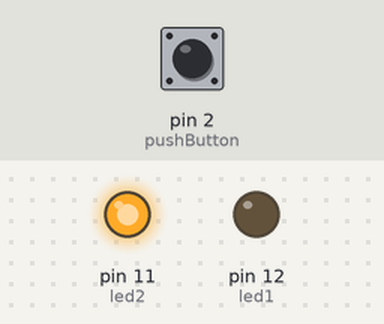
Recording of a sketch running on a simulated Arduino Uno, built with avr-gcc and run on an emulated ATmega328P. Shown: output pins drawn as LEDs (lit = HIGH). The inputs (shaded band) are chosen by the test bench; at power-on: pin 2 (pushButton) HIGH.

Above: at 1.2 s.
1.3 s: pin 2 (pushButton) pulled LOW for 0.15 s
At 1.47 s:
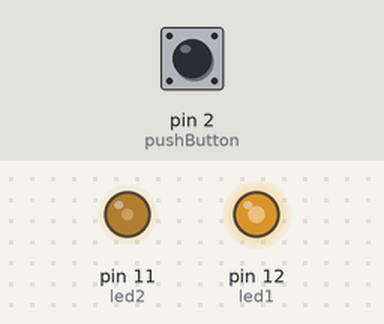
At 1.9 s:
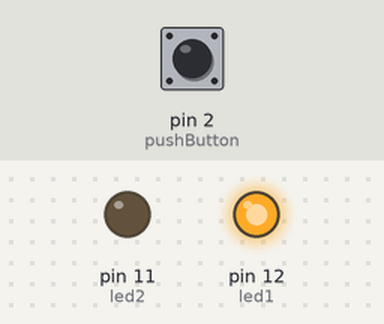
4.3 s: pin 2 (pushButton) pulled LOW for 1 s
Timing chart, 0 to 11.8 s (numbered marks = the images above; inputs shaded):
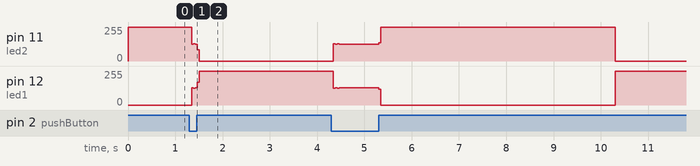

Measured:
- after the input at 1.3 s, pin 11 (led2): 255/255 → 0/255 at once; pin 12 (led1): 0/255 → 255/255 at once

The sketch:

IEEE_led_test.ino
```cpp
int led1=12;
int led2=11;
int pushButton=2;
int buttonState;
int led1State;
int led2State;
int dumbState;
unsigned long previous, current;
long interval;


void setup() {
  pinMode(led1, OUTPUT);
  pinMode(led2, OUTPUT);
  pinMode(pushButton, INPUT_PULLUP);
  led1State=LOW;
  led2State=HIGH;
  digitalWrite(led1, led1State);
  digitalWrite(led2, led2State);
  interval=5000;
  previous=0;
}

void loop() {
  current=millis();
  buttonState=digitalRead(pushButton);
  if(current-previous > interval) {
  previous=current;
  if(led1State==LOW){
    led1State=HIGH;
    led2State=LOW;
  }
  else {
    led1State=LOW;
    led2State=HIGH;
  }
  digitalWrite(led1, led1State);
  digitalWrite(led2, led2State);
 }
 else if(buttonState==LOW) {
  previous=0;
  /*dumbState=led1State;
  led1State !=led2State;
  led2State !=dumbState; */
  if(led1State==LOW){
    led1State=HIGH;
    led2State=LOW;
  }
  else {
    led1State=LOW;
    led2State=HIGH;
  }

  digitalWrite(led1, led1State);
  digitalWrite(led2, led2State);
 }
 delay(1);

}
```
